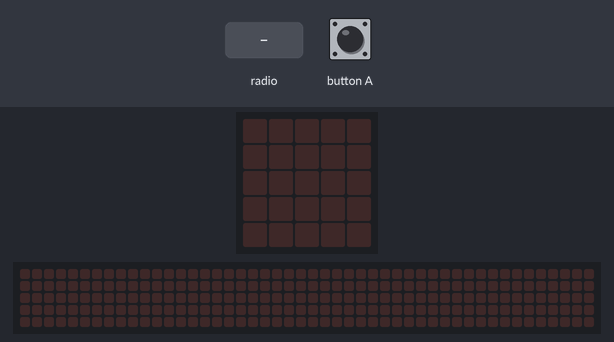
Recording of a program running on a simulated BBC micro:bit (MakeCode). On the bench: the board's 5×5 LED display, a strip that is not on the board, showing the scrolling text unrolled. The test bench sets the inputs (shaded band). No radio messages arrive unless stated (any console line starting 'radio sent:' is added by the test bench); the 48×5 strip is a reading aid, not a part: it shows the text the display is scrolling, unrolled, one strip-width of it at a time; what the program prints to the serial console is not drawn.

Above: at 1.2 s.
1.3 s: radio message ":)" arrives
At 1.67 s:
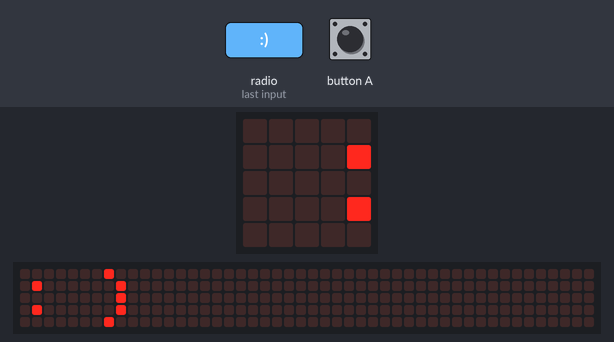
At 3.8 s:
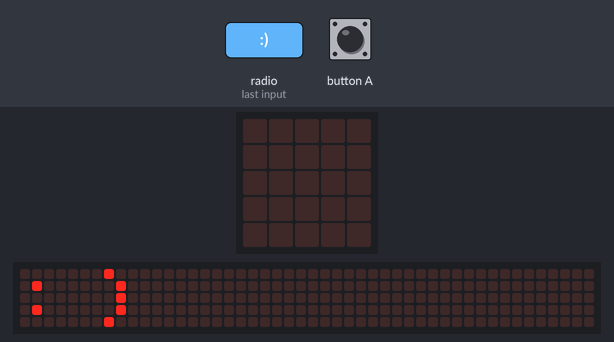
4.3 s: button A pressed for 0.15 s
Timing chart, 0 to 7.3 s (numbered marks = the images above; inputs shaded):
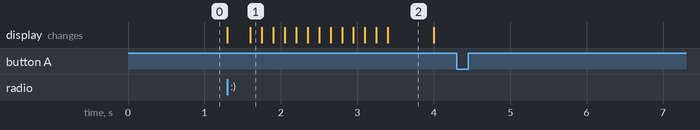

The program:

main.ts
```typescript
input.onButtonPressed(Button.A, function on_button_pressed_a() {
    radio.sendString(":)")
})
// programa
radio.onReceivedString(function on_received_string(receivedString: string) {
    basic.showString(receivedString)
})
// metti la radio
radio.setGroup(1)
```

test.ts
```typescript
// i test vanno qui; questi non saranno compilati quando questo pacchetto viene usato come estensione.
```

Measured:
- after the input at 1.3 s, the display: first changes at once (image 1 shows a later state)
- after the input at 4.3 s, every drawn part: stays the same
- what the display in image 2 shows lasts 0.6 s, from 3.4 s to 4.0 s
